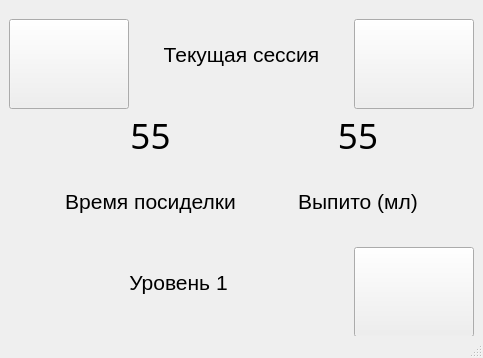
<?xml version="1.0" encoding="UTF-8"?>
<ui version="4.0">
 <class>MainWindow</class>
 <widget class="QMainWindow" name="MainWindow">
  <property name="geometry">
   <rect>
    <x>0</x>
    <y>0</y>
    <width>483</width>
    <height>358</height>
   </rect>
  </property>
  <property name="windowTitle">
   <string>MainWindow</string>
  </property>
  <widget class="QWidget" name="centralwidget">
   <layout class="QVBoxLayout" name="verticalLayout_3">
    <item>
     <layout class="QHBoxLayout" name="horizontalLayout">
      <item>
       <widget class="QPushButton" name="button_menu">
        <property name="minimumSize">
         <size>
          <width>120</width>
          <height>90</height>
         </size>
        </property>
        <property name="maximumSize">
         <size>
          <width>85</width>
          <height>70</height>
         </size>
        </property>
        <property name="font">
         <font>
          <pointsize>11</pointsize>
         </font>
        </property>
        <property name="text">
         <string/>
        </property>
        <property name="autoRepeatInterval">
         <number>100</number>
        </property>
       </widget>
      </item>
      <item>
       <widget class="QLabel" name="label_6">
        <property name="font">
         <font>
          <pointsize>16</pointsize>
         </font>
        </property>
        <property name="text">
         <string>Текущая сессия</string>
        </property>
        <property name="alignment">
         <set>Qt::AlignCenter</set>
        </property>
       </widget>
      </item>
      <item>
       <widget class="QPushButton" name="button_menu_3">
        <property name="minimumSize">
         <size>
          <width>120</width>
          <height>90</height>
         </size>
        </property>
        <property name="maximumSize">
         <size>
          <width>85</width>
          <height>70</height>
         </size>
        </property>
        <property name="font">
         <font>
          <pointsize>11</pointsize>
         </font>
        </property>
        <property name="text">
         <string/>
        </property>
        <property name="autoRepeatInterval">
         <number>100</number>
        </property>
       </widget>
      </item>
     </layout>
    </item>
    <item>
     <layout class="QHBoxLayout" name="horizontalLayout_2">
      <item>
       <spacer name="horizontalSpacer">
        <property name="orientation">
         <enum>Qt::Horizontal</enum>
        </property>
        <property name="sizeHint" stdset="0">
         <size>
          <width>40</width>
          <height>20</height>
         </size>
        </property>
       </spacer>
      </item>
      <item>
       <layout class="QVBoxLayout" name="verticalLayout">
        <item>
         <widget class="QLabel" name="value_2">
          <property name="font">
           <font>
            <family>Siemens AD Sans</family>
            <pointsize>26</pointsize>
           </font>
          </property>
          <property name="text">
           <string>55</string>
          </property>
          <property name="alignment">
           <set>Qt::AlignCenter</set>
          </property>
         </widget>
        </item>
        <item>
         <widget class="QLabel" name="label_3">
          <property name="font">
           <font>
            <pointsize>16</pointsize>
           </font>
          </property>
          <property name="text">
           <string>Время посиделки</string>
          </property>
          <property name="alignment">
           <set>Qt::AlignCenter</set>
          </property>
         </widget>
        </item>
       </layout>
      </item>
      <item>
       <spacer name="horizontalSpacer_2">
        <property name="orientation">
         <enum>Qt::Horizontal</enum>
        </property>
        <property name="sizeHint" stdset="0">
         <size>
          <width>40</width>
          <height>20</height>
         </size>
        </property>
       </spacer>
      </item>
      <item>
       <layout class="QVBoxLayout" name="verticalLayout_2">
        <item>
         <widget class="QLabel" name="value">
          <property name="font">
           <font>
            <family>Siemens AD Sans</family>
            <pointsize>26</pointsize>
           </font>
          </property>
          <property name="text">
           <string>55</string>
          </property>
          <property name="alignment">
           <set>Qt::AlignCenter</set>
          </property>
         </widget>
        </item>
        <item>
         <widget class="QLabel" name="label_5">
          <property name="font">
           <font>
            <pointsize>16</pointsize>
           </font>
          </property>
          <property name="text">
           <string>Выпито (мл)</string>
          </property>
          <property name="alignment">
           <set>Qt::AlignCenter</set>
          </property>
         </widget>
        </item>
       </layout>
      </item>
      <item>
       <spacer name="horizontalSpacer_3">
        <property name="orientation">
         <enum>Qt::Horizontal</enum>
        </property>
        <property name="sizeHint" stdset="0">
         <size>
          <width>40</width>
          <height>20</height>
         </size>
        </property>
       </spacer>
      </item>
     </layout>
    </item>
    <item>
     <layout class="QHBoxLayout" name="horizontalLayout_3">
      <item>
       <spacer name="horizontalSpacer_5">
        <property name="orientation">
         <enum>Qt::Horizontal</enum>
        </property>
        <property name="sizeHint" stdset="0">
         <size>
          <width>40</width>
          <height>20</height>
         </size>
        </property>
       </spacer>
      </item>
      <item>
       <widget class="QLabel" name="label_7">
        <property name="font">
         <font>
          <pointsize>16</pointsize>
         </font>
        </property>
        <property name="text">
         <string>Уровень 1</string>
        </property>
        <property name="alignment">
         <set>Qt::AlignCenter</set>
        </property>
       </widget>
      </item>
      <item>
       <spacer name="horizontalSpacer_4">
        <property name="orientation">
         <enum>Qt::Horizontal</enum>
        </property>
        <property name="sizeHint" stdset="0">
         <size>
          <width>40</width>
          <height>20</height>
         </size>
        </property>
       </spacer>
      </item>
      <item>
       <widget class="QPushButton" name="button_menu_2">
        <property name="minimumSize">
         <size>
          <width>120</width>
          <height>90</height>
         </size>
        </property>
        <property name="maximumSize">
         <size>
          <width>85</width>
          <height>70</height>
         </size>
        </property>
        <property name="font">
         <font>
          <pointsize>11</pointsize>
         </font>
        </property>
        <property name="text">
         <string/>
        </property>
        <property name="autoRepeatInterval">
         <number>100</number>
        </property>
       </widget>
      </item>
     </layout>
    </item>
   </layout>
  </widget>
  <widget class="QMenuBar" name="menubar">
   <property name="geometry">
    <rect>
     <x>0</x>
     <y>0</y>
     <width>483</width>
     <height>26</height>
    </rect>
   </property>
  </widget>
  <widget class="QStatusBar" name="statusbar"/>
 </widget>
 <resources/>
 <connections/>
</ui>
